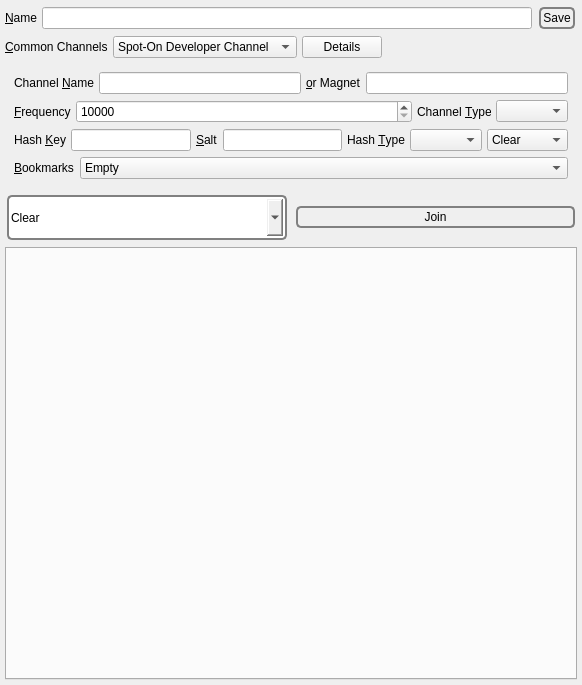
          <widget class="QWidget" name="scrollAreaWidgetContents_5">
           <property name="geometry">
            <rect>
             <x>0</x>
             <y>0</y>
             <width>582</width>
             <height>685</height>
            </rect>
           </property>
           <layout class="QVBoxLayout" name="verticalLayout_54">
            <property name="spacing">
             <number>5</number>
            </property>
            <property name="leftMargin">
             <number>5</number>
            </property>
            <property name="topMargin">
             <number>5</number>
            </property>
            <property name="rightMargin">
             <number>5</number>
            </property>
            <property name="bottomMargin">
             <number>5</number>
            </property>
            <item>
             <layout class="QHBoxLayout" name="horizontalLayout_41">
              <property name="spacing">
               <number>5</number>
              </property>
              <item>
               <widget class="QLabel" name="label_32">
                <property name="text">
                 <string>&amp;Name</string>
                </property>
                <property name="buddy">
                 <cstring>buzzName</cstring>
                </property>
               </widget>
              </item>
              <item>
               <widget class="QLineEdit" name="buzzName">
                <property name="text">
                 <string/>
                </property>
               </widget>
              </item>
              <item>
               <widget class="QPushButton" name="saveBuzzName">
                <property name="styleSheet">
                 <string notr="true">QPushButton {
 border: 2px solid gray;
 background-color: qlineargradient(x1: 0, y1: 0, x2: 0, y2: 1,
                                   stop: 0 #E0E0E0, stop: 1 #FFFFFF);
 border-radius: 5px;
 margin: 2px;
 padding: 2px;
 }

QPushButton:hover { 
background-color: qlineargradient(x1: 0, y1: 0, x2: 0, y2: 1,
                                   stop: 0 rgb(254,229,172), stop: 1 #FFFFFF);
background-position: top center; } 

QPushButton:pressed {
     background-color: darkgrey;
     border-style: inset;
 }</string>
                </property>
                <property name="text">
                 <string>Save</string>
                </property>
                <property name="icon">
                 <iconset resource="../Icons/icons.qrc">
                  <normaloff>:/nuvola/ok.png</normaloff>:/nuvola/ok.png</iconset>
                </property>
               </widget>
              </item>
             </layout>
            </item>
            <item>
             <layout class="QHBoxLayout" name="horizontalLayout_34">
              <property name="spacing">
               <number>5</number>
              </property>
              <item>
               <widget class="QLabel" name="label_82">
                <property name="text">
                 <string>&amp;Common Channels</string>
                </property>
                <property name="buddy">
                 <cstring>commonBuzzChannels</cstring>
                </property>
               </widget>
              </item>
              <item>
               <widget class="QComboBox" name="commonBuzzChannels">
                <property name="sizeAdjustPolicy">
                 <enum>QComboBox::AdjustToContents</enum>
                </property>
                <item>
                 <property name="text">
                  <string notr="true">Spot-On Developer Channel</string>
                 </property>
                </item>
               </widget>
              </item>
              <item>
               <widget class="QPushButton" name="buzz_details">
                <property name="text">
                 <string>Details</string>
                </property>
                <property name="checkable">
                 <bool>true</bool>
                </property>
               </widget>
              </item>
              <item>
               <spacer name="horizontalSpacer_64">
                <property name="orientation">
                 <enum>Qt::Horizontal</enum>
                </property>
                <property name="sizeHint" stdset="0">
                 <size>
                  <width>40</width>
                  <height>20</height>
                 </size>
                </property>
               </spacer>
              </item>
             </layout>
            </item>
            <item>
             <widget class="QFrame" name="buzz_frame">
              <layout class="QVBoxLayout" name="verticalLayout_7">
               <item>
                <layout class="QHBoxLayout" name="horizontalLayout_33">
                 <property name="spacing">
                  <number>5</number>
                 </property>
                 <item>
                  <widget class="QLabel" name="label_33">
                   <property name="text">
                    <string>Channel &amp;Name</string>
                   </property>
                   <property name="buddy">
                    <cstring>channel</cstring>
                   </property>
                  </widget>
                 </item>
                 <item>
                  <widget class="QLineEdit" name="channel"/>
                 </item>
                 <item>
                  <widget class="QLabel" name="label_72">
                   <property name="text">
                    <string>&amp;or Magnet</string>
                   </property>
                   <property name="buddy">
                    <cstring>demagnetize</cstring>
                   </property>
                  </widget>
                 </item>
                 <item>
                  <widget class="QLineEdit" name="demagnetize">
                   <property name="toolTip">
                    <string>Demagnetize the link.</string>
                   </property>
                  </widget>
                 </item>
                </layout>
               </item>
               <item>
                <layout class="QHBoxLayout" name="horizontalLayout_40">
                 <property name="spacing">
                  <number>5</number>
                 </property>
                 <item>
                  <widget class="QLabel" name="label_44">
                   <property name="text">
                    <string>&amp;Frequency</string>
                   </property>
                   <property name="buddy">
                    <cstring>buzzIterationCount</cstring>
                   </property>
                  </widget>
                 </item>
                 <item>
                  <widget class="QSpinBox" name="buzzIterationCount">
                   <property name="sizePolicy">
                    <sizepolicy hsizetype="Expanding" vsizetype="Fixed">
                     <horstretch>0</horstretch>
                     <verstretch>0</verstretch>
                    </sizepolicy>
                   </property>
                   <property name="minimum">
                    <number>10000</number>
                   </property>
                   <property name="maximum">
                    <number>999999999</number>
                   </property>
                  </widget>
                 </item>
                 <item>
                  <widget class="QLabel" name="label_36">
                   <property name="text">
                    <string>Channel &amp;Type</string>
                   </property>
                   <property name="buddy">
                    <cstring>channelType</cstring>
                   </property>
                  </widget>
                 </item>
                 <item>
                  <widget class="QComboBox" name="channelType">
                   <property name="sizeAdjustPolicy">
                    <enum>QComboBox::AdjustToContents</enum>
                   </property>
                  </widget>
                 </item>
                </layout>
               </item>
               <item>
                <layout class="QHBoxLayout" name="horizontalLayout_61">
                 <property name="spacing">
                  <number>5</number>
                 </property>
                 <item>
                  <widget class="QLabel" name="label_61">
                   <property name="text">
                    <string>Hash &amp;Key</string>
                   </property>
                   <property name="buddy">
                    <cstring>buzzHashKey</cstring>
                   </property>
                  </widget>
                 </item>
                 <item>
                  <widget class="QLineEdit" name="buzzHashKey"/>
                 </item>
                 <item>
                  <widget class="QLabel" name="label_37">
                   <property name="text">
                    <string>&amp;Salt</string>
                   </property>
                   <property name="buddy">
                    <cstring>channelSalt</cstring>
                   </property>
                  </widget>
                 </item>
                 <item>
                  <widget class="QLineEdit" name="channelSalt"/>
                 </item>
                 <item>
                  <widget class="QLabel" name="label_62">
                   <property name="text">
                    <string>Hash &amp;Type</string>
                   </property>
                   <property name="buddy">
                    <cstring>buzzHashType</cstring>
                   </property>
                  </widget>
                 </item>
                 <item>
                  <widget class="QComboBox" name="buzzHashType">
                   <property name="sizeAdjustPolicy">
                    <enum>QComboBox::AdjustToContents</enum>
                   </property>
                  </widget>
                 </item>
                 <item>
                  <widget class="QComboBox" name="buzzActions">
                   <property name="styleSheet">
                    <string notr="true"/>
                   </property>
                   <property name="sizeAdjustPolicy">
                    <enum>QComboBox::AdjustToContents</enum>
                   </property>
                   <item>
                    <property name="text">
                     <string>Clear</string>
                    </property>
                   </item>
                   <item>
                    <property name="text">
                     <string>Generate</string>
                    </property>
                   </item>
                  </widget>
                 </item>
                </layout>
               </item>
               <item>
                <layout class="QHBoxLayout" name="horizontalLayout_45">
                 <property name="topMargin">
                  <number>0</number>
                 </property>
                 <item>
                  <widget class="QLabel" name="label_49">
                   <property name="text">
                    <string>&amp;Bookmarks</string>
                   </property>
                   <property name="buddy">
                    <cstring>favorites</cstring>
                   </property>
                  </widget>
                 </item>
                 <item>
                  <widget class="QComboBox" name="favorites">
                   <property name="sizePolicy">
                    <sizepolicy hsizetype="Expanding" vsizetype="Fixed">
                     <horstretch>0</horstretch>
                     <verstretch>0</verstretch>
                    </sizepolicy>
                   </property>
                   <property name="sizeAdjustPolicy">
                    <enum>QComboBox::AdjustToContents</enum>
                   </property>
                   <item>
                    <property name="text">
                     <string notr="true">Empty</string>
                    </property>
                   </item>
                  </widget>
                 </item>
                </layout>
               </item>
              </layout>
             </widget>
            </item>
            <item>
             <layout class="QHBoxLayout" name="horizontalLayout_28">
              <property name="topMargin">
               <number>0</number>
              </property>
              <item>
               <widget class="QComboBox" name="buzzTools">
                <property name="minimumSize">
                 <size>
                  <width>0</width>
                  <height>49</height>
                 </size>
                </property>
                <property name="styleSheet">
                 <string notr="true">QComboBox#buzzTools {
 border: 2px solid gray;
 background-color: qlineargradient(x1: 0, y1: 0, x2: 0, y2: 1,
                                   stop: 0 #E0E0E0, stop: 1 #FFFFFF);
 border-radius: 5px;
 margin: 2px;
 padding: 2px;
 
 }


QComboBox#buzzTools:hover { 
background-color: qlineargradient(x1: 0, y1: 0, x2: 0, y2: 1,
                                   stop: 0 rgb(254,229,172), stop: 1 #FFFFFF);
background-position: top center; } </string>
                </property>
                <property name="sizeAdjustPolicy">
                 <enum>QComboBox::AdjustToContents</enum>
                </property>
                <item>
                 <property name="text">
                  <string>Clear</string>
                 </property>
                </item>
                <item>
                 <property name="text">
                  <string>Demagnetize</string>
                 </property>
                </item>
                <item>
                 <property name="text">
                  <string>Magnetize</string>
                 </property>
                </item>
                <item>
                 <property name="text">
                  <string>Remove</string>
                 </property>
                </item>
                <item>
                 <property name="text">
                  <string>Remove All</string>
                 </property>
                </item>
               </widget>
              </item>
              <item>
               <widget class="QPushButton" name="join">
                <property name="styleSheet">
                 <string notr="true">QPushButton {
 border: 2px solid gray;
 background-color: qlineargradient(x1: 0, y1: 0, x2: 0, y2: 1,
                                   stop: 0 #E0E0E0, stop: 1 #FFFFFF);
 border-radius: 5px;
 margin: 2px;
 padding: 2px;
 }


QPushButton:hover { 
background-color: qlineargradient(x1: 0, y1: 0, x2: 0, y2: 1,
                                   stop: 0 rgb(254,229,172), stop: 1 #FFFFFF);
background-position: top center; }

QPushButton:pressed {
     background-color: darkgrey;
     border-style: inset;
 } </string>
                </property>
                <property name="text">
                 <string>Join</string>
                </property>
                <property name="icon">
                 <iconset resource="../Icons/icons.qrc">
                  <normaloff>:/nuvola/add.png</normaloff>:/nuvola/add.png</iconset>
                </property>
                <property name="iconSize">
                 <size>
                  <width>40</width>
                  <height>40</height>
                 </size>
                </property>
               </widget>
              </item>
             </layout>
            </item>
            <item>
             <widget class="spoton_tabwidget" name="buzzTab">
              <property name="currentIndex">
               <number>-1</number>
              </property>
              <property name="tabsClosable">
               <bool>true</bool>
              </property>
             </widget>
            </item>
           </layout>
          </widget>
